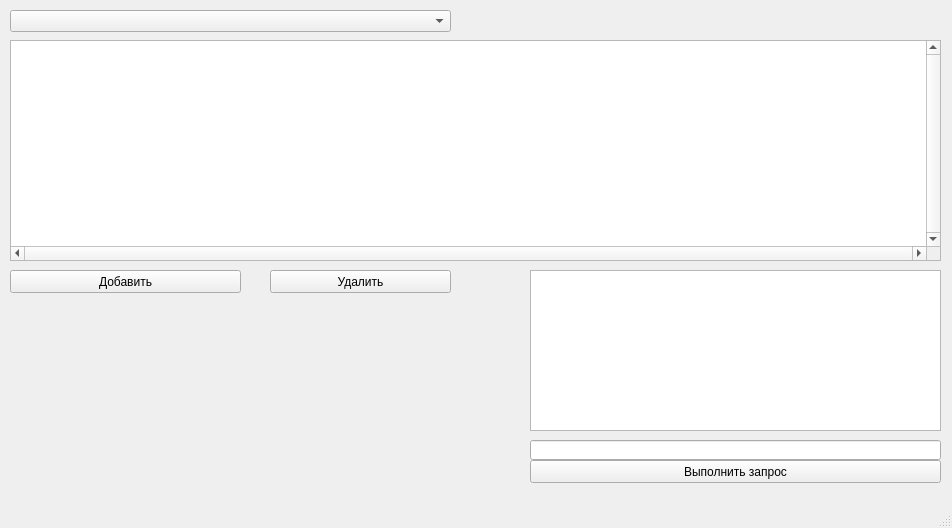
<?xml version="1.0" encoding="UTF-8"?>
<ui version="4.0">
 <class>MainWindow</class>
 <widget class="QMainWindow" name="MainWindow">
  <property name="geometry">
   <rect>
    <x>0</x>
    <y>0</y>
    <width>952</width>
    <height>528</height>
   </rect>
  </property>
  <property name="windowTitle">
   <string>MainWindow</string>
  </property>
  <widget class="QWidget" name="centralwidget">
   <widget class="QTableView" name="tableView">
    <property name="geometry">
     <rect>
      <x>10</x>
      <y>40</y>
      <width>931</width>
      <height>221</height>
     </rect>
    </property>
    <property name="autoFillBackground">
     <bool>false</bool>
    </property>
    <property name="verticalScrollBarPolicy">
     <enum>Qt::ScrollBarAlwaysOn</enum>
    </property>
    <property name="horizontalScrollBarPolicy">
     <enum>Qt::ScrollBarAlwaysOn</enum>
    </property>
   </widget>
   <widget class="QPushButton" name="pushButtonAdd">
    <property name="geometry">
     <rect>
      <x>10</x>
      <y>270</y>
      <width>231</width>
      <height>23</height>
     </rect>
    </property>
    <property name="text">
     <string>Добавить</string>
    </property>
   </widget>
   <widget class="QPushButton" name="pushButtonRemove">
    <property name="geometry">
     <rect>
      <x>270</x>
      <y>270</y>
      <width>181</width>
      <height>23</height>
     </rect>
    </property>
    <property name="text">
     <string>Удалить</string>
    </property>
   </widget>
   <widget class="QTextEdit" name="textEdit">
    <property name="geometry">
     <rect>
      <x>530</x>
      <y>270</y>
      <width>411</width>
      <height>161</height>
     </rect>
    </property>
   </widget>
   <widget class="QLineEdit" name="lineEdit">
    <property name="geometry">
     <rect>
      <x>530</x>
      <y>440</y>
      <width>411</width>
      <height>20</height>
     </rect>
    </property>
   </widget>
   <widget class="QPushButton" name="pushButton">
    <property name="geometry">
     <rect>
      <x>530</x>
      <y>460</y>
      <width>411</width>
      <height>23</height>
     </rect>
    </property>
    <property name="text">
     <string>Выполнить запрос</string>
    </property>
   </widget>
   <widget class="QComboBox" name="comboBox">
    <property name="geometry">
     <rect>
      <x>10</x>
      <y>10</y>
      <width>441</width>
      <height>22</height>
     </rect>
    </property>
   </widget>
  </widget>
  <widget class="QMenuBar" name="menubar">
   <property name="geometry">
    <rect>
     <x>0</x>
     <y>0</y>
     <width>952</width>
     <height>22</height>
    </rect>
   </property>
  </widget>
  <widget class="QStatusBar" name="statusbar"/>
 </widget>
 <resources/>
 <connections/>
</ui>
